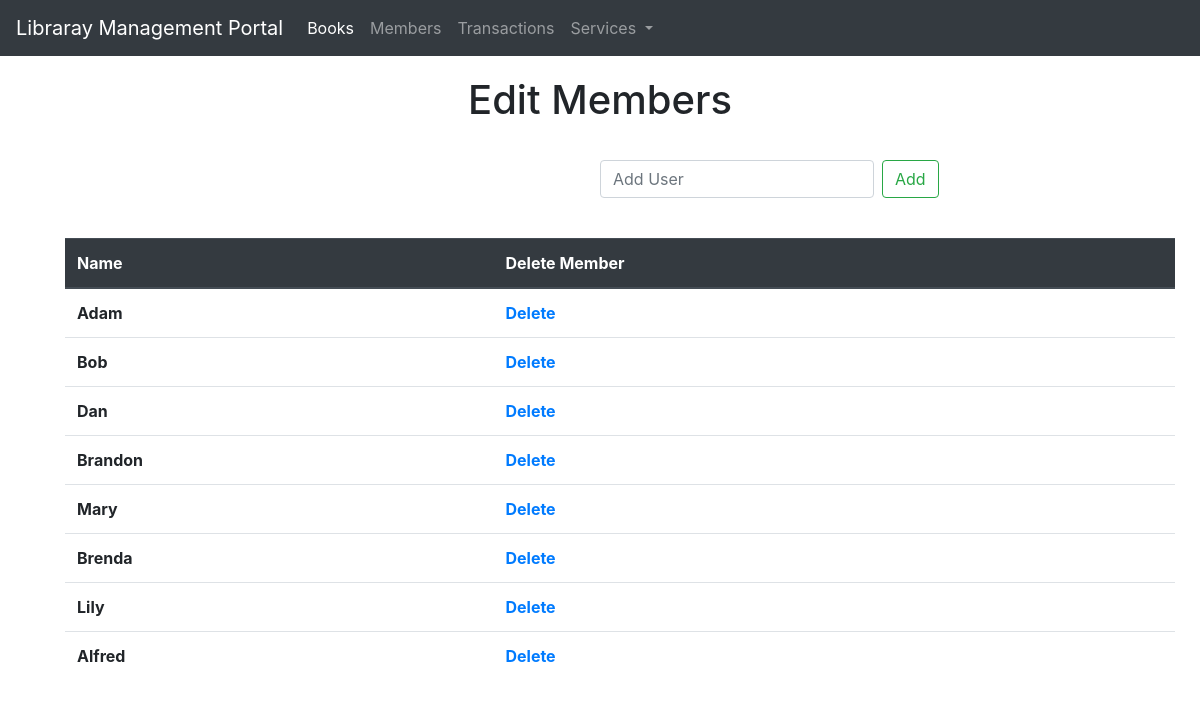
/members, run on the app's committed database.
### home/models.py (models this page shows, shortened)
class Members(models.Model):
    name = models.CharField(max_length=50)

### home/views.py (the view)
# urls.py: path("members", views.members, name='members'),
def members(request):
    members = Members.objects.all()
    return render(request, 'members.html', {'members' : members })

### templates/members.html (shortened to what this page needs)
{% extends 'base.html' %}
{% block body %}
<h1 style="text-align: center; padding-top: 20px; padding-bottom: 20px;">Edit Members</h1>
<p style="text-align: center;">
    <form method="POST" action="{% url 'add_member' %}" class="form-inline" style="align-items: center; padding-left: 600px;">
        <input class="form-control mr-sm-2" name="name" type="search" placeholder="Add User" aria-label="Search">
        <button class="btn btn-outline-success my-2 my-sm-0" type="submit">Add</button>
    </form>
</p>
<br>
<ul>
    <div class="container">
        <table class="table">
            <thead class="thead-dark">
              <tr>
                <th scope="col">Name</th>
                <th>Delete Member</th>
              </tr>
            </thead>
            <tbody>
            {%for member in members%}
                <tr>
                    <th>{{member.name}}</th>
                    <th><a href="{% url 'delete_member' member.id %} ">Delete</a></th>
                </tr>
            {%endfor%}
            </tbody>
        </table>
    </div>
</ul>
{% endblock body %}

### templates/base.html (shortened to what this page needs)
<!doctype html>
<html lang="en">
<head>
    <link rel="stylesheet" href="https://cdn.jsdelivr.net/npm/bootstrap@4.3.1/dist/css/bootstrap.min.css">
</head>
<body>
    <nav class="navbar navbar-expand-lg navbar-dark bg-dark">
        <a class="navbar-brand" href="/">Libraray Management Portal</a>
        <div class="collapse navbar-collapse" id="navbarSupportedContent">
          <ul class="navbar-nav mr-auto">
            <li class="nav-item active">
              <a class="nav-link" href="/books">Books<span class="sr-only">(current)</span></a>
            </li>
            <li class="nav-item">
                <a class="nav-link" href="/members">Members</a>
            </li>
            <li class="nav-item">
                <a class="nav-link" href="/transactions">Transactions</a>
            </li>
            <li class="nav-item dropdown">
              <a class="nav-link dropdown-toggle" href="/services" id="navbarDropdown" role="button" data-toggle="dropdown" aria-haspopup="true" aria-expanded="false">
                Services
              </a>
            </li>
          </ul>
        </div>
    </nav>
    {% block body %} {% endblock body %}
</body>
</html>

### data on the page
Members: name "Adam"
Members: name "Bob"
Members: name "Dan"
Members: name "Brandon"
Members: name "Mary"
Members: name "Brenda"
Members: name "Lily"
Members: name "Alfred"
